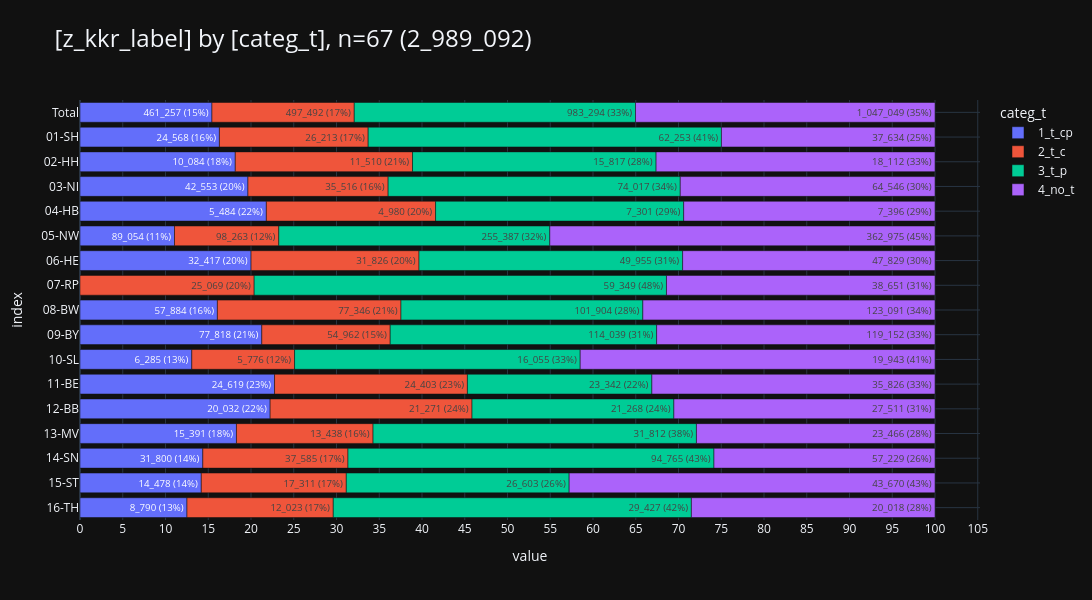

Source (notebook cell):
### Markdown cell above
#### <a id='toc1_3_3_6_'></a>[T Stadium](#toc0_)

### Code cell
db_t =con.sql(f"""--sql
    select z_kkr_label,
            (T_c is not null and left(T_c, 1) <> 'X') as t_c_present,
            (T_p is not null and left(T_p, 1) <> 'X') as t_p_present,
            case 
                when (T_c is not null and left(T_c, 1) <> 'X') and (T_p is not null and left(T_p, 1) <> 'X') then '1_t_cp'
                when (T_c is not null and left(T_c, 1) <> 'X') and not (T_p is not null and left(T_p, 1) <> 'X') then '2_t_c'
                when not (T_c is not null and left(T_c, 1) <> 'X') and (T_p is not null and left(T_p, 1) <> 'X') then '3_t_p'
                when not (T_c is not null and left(T_c, 1) <> 'X') and not (T_p is not null and left(T_p, 1) <> 'X') then '4_no_t'
                else 'U' end
            as categ_t,
    from Tumor
    where {FILTER_DY}
""")
_df = db_t.to_df()
# _=pls.plot_quadrants(_df.iloc[:, 1:3], caption="T_c vs T_p")

pls.plot_stacked_bars(_df[["z_kkr_label", "categ_t"]], show_total=True, relative=True, normalize=True, orientation="h", show_pct_bar=True)

### Figure 1 — Plotly figure (JSON) as saved in the notebook; plotly's stock layout.template omitted (floating-point values rounded to 4 significant figures)
{"data": [{"hovertemplate": "col=1_t_cp<br>value=%{x}<br>index=%{y}<br>cnt_pct_bar_str=%{text}<extra></extra>", "legendgroup": "1_t_cp", "marker": {"color": "#636EFA", "pattern": {"shape": ""}}, "name": "1_t_cp", "orientation": "h", "showlegend": true, "text": ["461_257 (15%)", "24_568 (16%)", "10_084 (18%)", "42_553 (20%)", "5_484 (22%)", "89_054 (11%)", "32_417 (20%)", "57_884 (16%)", "77_818 (21%)", "6_285 (13%)", "24_619 (23%)", "20_032 (22%)", "15_391 (18%)", "31_800 (14%)", "14_478 (14%)", "8_790 (13%)"], "textposition": "auto", "type": "bar", "x": [461257, 24568, 10084, 42553, 5484, 89054, 32417, 57884, 77818, 6285, 24619, 20032, 15391, 31800, 14478, 8790], "xaxis": "x", "y": [" Total", "01-SH", "02-HH", "03-NI", "04-HB", "05-NW", "06-HE", "08-BW", "09-BY", "10-SL", "11-BE", "12-BB", "13-MV", "14-SN", "15-ST", "16-TH"], "yaxis": "y"}, {"hovertemplate": "col=2_t_c<br>value=%{x}<br>index=%{y}<br>cnt_pct_bar_str=%{text}<extra></extra>", "legendgroup": "2_t_c", "marker": {"color": "#EF553B", "pattern": {"shape": ""}}, "name": "2_t_c", "orientation": "h", "showlegend": true, "text": ["497_492 (17%)", "26_213 (17%)", "11_510 (21%)", "35_516 (16%)", "4_980 (20%)", "98_263 (12%)", "31_826 (20%)", "25_069 (20%)", "77_346 (21%)", "54_962 (15%)", "5_776 (12%)", "24_403 (23%)", "21_271 (24%)", "13_438 (16%)", "37_585 (17%)", "17_311 (17%)", "12_023 (17%)"], "textposition": "auto", "type": "bar", "x": [497492, 26213, 11510, 35516, 4980, 98263, 31826, 25069, 77346, 54962, 5776, 24403, 21271, 13438, 37585, 17311, 12023], "xaxis": "x", "y": [" Total", "01-SH", "02-HH", "03-NI", "04-HB", "05-NW", "06-HE", "07-RP", "08-BW", "09-BY", "10-SL", "11-BE", "12-BB", "13-MV", "14-SN", "15-ST", "16-TH"], "yaxis": "y"}, {"hovertemplate": "col=3_t_p<br>value=%{x}<br>index=%{y}<br>cnt_pct_bar_str=%{text}<extra></extra>", "legendgroup": "3_t_p", "marker": {"color": "#00CC96", "pattern": {"shape": ""}}, "name": "3_t_p", "orientation": "h", "showlegend": true, "text": ["983_294 (33%)", "62_253 (41%)", "15_817 (28%)", "74_017 (34%)", "7_301 (29%)", "255_387 (32%)", "49_955 (31%)", "59_349 (48%)", "101_904 (28%)", "114_039 (31%)", "16_055 (33%)", "23_342 (22%)", "21_268 (24%)", "31_812 (38%)", "94_765 (43%)", "26_603 (26%)", "29_427 (42%)"], "textposition": "auto", "type": "bar", "x": [983294, 62253, 15817, 74017, 7301, 255387, 49955, 59349, 101904, 114039, 16055, 23342, 21268, 31812, 94765, 26603, 29427], "xaxis": "x", "y": [" Total", "01-SH", "02-HH", "03-NI", "04-HB", "05-NW", "06-HE", "07-RP", "08-BW", "09-BY", "10-SL", "11-BE", "12-BB", "13-MV", "14-SN", "15-ST", "16-TH"], "yaxis": "y"}, {"hovertemplate": "col=4_no_t<br>value=%{x}<br>index=%{y}<br>cnt_pct_bar_str=%{text}<extra></extra>", "legendgroup": "4_no_t", "marker": {"color": "#AB63FA", "pattern": {"shape": ""}}, "name": "4_no_t", "orientation": "h", "showlegend": true, "text": ["1_047_049 (35%)", "37_634 (25%)", "18_112 (33%)", "64_546 (30%)", "7_396 (29%)", "362_975 (45%)", "47_829 (30%)", "38_651 (31%)", "123_091 (34%)", "119_152 (33%)", "19_943 (41%)", "35_826 (33%)", "27_511 (31%)", "23_466 (28%)", "57_229 (26%)", "43_670 (43%)", "20_018 (28%)"], "textposition": "auto", "type": "bar", "x": [1047049, 37634, 18112, 64546, 7396, 362975, 47829, 38651, 123091, 119152, 19943, 35826, 27511, 23466, 57229, 43670, 20018], "xaxis": "x", "y": [" Total", "01-SH", "02-HH", "03-NI", "04-HB", "05-NW", "06-HE", "07-RP", "08-BW", "09-BY", "10-SL", "11-BE", "12-BB", "13-MV", "14-SN", "15-ST", "16-TH"], "yaxis": "y"}], "layout": {"barmode": "relative", "barnorm": "percent", "height": 600, "legend": {"title": {"text": "categ_t"}, "tracegroupgap": 0, "traceorder": "normal"}, "title": {"font": {"size": 24}, "text": "[z_kkr_label] by [categ_t], n=67 (2_989_092)", "xanchor": "left", "y": 0.95, "yanchor": "top"}, "width": 1600, "xaxis": {"anchor": "y", "domain": [0, 1], "dtick": 5, "gridwidth": 1, "showgrid": true, "title": {"text": "value"}}, "yaxis": {"anchor": "x", "categoryarray": ["16-TH", "15-ST", "14-SN", "13-MV", "12-BB", "11-BE", "10-SL", "09-BY", "08-BW", "07-RP", "06-HE", "05-NW", "04-HB", "03-NI", "02-HH", "01-SH", " Total"], "categoryorder": "array", "domain": [0, 1], "gridwidth": 1, "showgrid": true, "title": {"text": "index"}}}}
